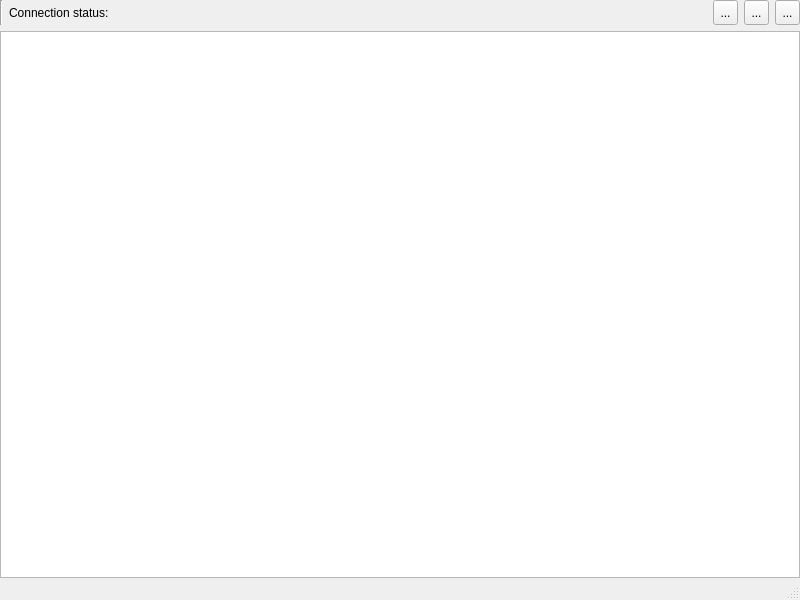
<?xml version="1.0" encoding="UTF-8"?>
<ui version="4.0">
 <class>MainWindow</class>
 <widget class="QMainWindow" name="MainWindow">
  <property name="geometry">
   <rect>
    <x>0</x>
    <y>0</y>
    <width>800</width>
    <height>600</height>
   </rect>
  </property>
  <property name="acceptDrops">
   <bool>false</bool>
  </property>
  <property name="windowTitle">
   <string>TT Processing Client</string>
  </property>
  <property name="windowIcon">
   <iconset resource="Resources.qrc">
    <normaloff>:/icons/icons/tasks_app_regular_icon_204842.png</normaloff>:/icons/icons/tasks_app_regular_icon_204842.png</iconset>
  </property>
  <widget class="QWidget" name="centralwidget">
   <layout class="QGridLayout" name="gridLayout">
    <property name="leftMargin">
     <number>0</number>
    </property>
    <property name="topMargin">
     <number>0</number>
    </property>
    <property name="rightMargin">
     <number>0</number>
    </property>
    <property name="bottomMargin">
     <number>0</number>
    </property>
    <item row="0" column="0">
     <layout class="QVBoxLayout" name="verticalLayout_2">
      <item>
       <layout class="QHBoxLayout" name="horizontalLayout">
        <item>
         <widget class="Line" name="line_2">
          <property name="orientation">
           <enum>Qt::Vertical</enum>
          </property>
         </widget>
        </item>
        <item>
         <widget class="QLabel" name="label">
          <property name="text">
           <string>Connection status:</string>
          </property>
         </widget>
        </item>
        <item>
         <widget class="QLabel" name="L_Status">
          <property name="minimumSize">
           <size>
            <width>20</width>
            <height>20</height>
           </size>
          </property>
          <property name="text">
           <string/>
          </property>
         </widget>
        </item>
        <item>
         <widget class="QLabel" name="L_DevName">
          <property name="text">
           <string/>
          </property>
         </widget>
        </item>
        <item>
         <spacer name="horizontalSpacer">
          <property name="orientation">
           <enum>Qt::Horizontal</enum>
          </property>
          <property name="sizeHint" stdset="0">
           <size>
            <width>40</width>
            <height>20</height>
           </size>
          </property>
         </spacer>
        </item>
        <item>
         <widget class="QToolButton" name="TB_Sync">
          <property name="minimumSize">
           <size>
            <width>25</width>
            <height>25</height>
           </size>
          </property>
          <property name="maximumSize">
           <size>
            <width>25</width>
            <height>25</height>
           </size>
          </property>
          <property name="text">
           <string>...</string>
          </property>
          <property name="icon">
           <iconset resource="Resources.qrc">
            <normaloff>:/icons/icons/no_Sync_Icon.png</normaloff>
            <normalon>:/icons/icons/approvals_app_regular_icon_205680.png</normalon>:/icons/icons/no_Sync_Icon.png</iconset>
          </property>
          <property name="iconSize">
           <size>
            <width>20</width>
            <height>20</height>
           </size>
          </property>
          <property name="checkable">
           <bool>true</bool>
          </property>
         </widget>
        </item>
        <item>
         <widget class="QToolButton" name="TB_Plot">
          <property name="minimumSize">
           <size>
            <width>25</width>
            <height>25</height>
           </size>
          </property>
          <property name="maximumSize">
           <size>
            <width>25</width>
            <height>25</height>
           </size>
          </property>
          <property name="text">
           <string>...</string>
          </property>
          <property name="icon">
           <iconset resource="Resources.qrc">
            <normaloff>:/icons/icons/up_graph_icon_217662.png</normaloff>:/icons/icons/up_graph_icon_217662.png</iconset>
          </property>
          <property name="iconSize">
           <size>
            <width>20</width>
            <height>20</height>
           </size>
          </property>
          <property name="checkable">
           <bool>true</bool>
          </property>
         </widget>
        </item>
        <item>
         <widget class="QToolButton" name="TB_DumpFile">
          <property name="minimumSize">
           <size>
            <width>25</width>
            <height>25</height>
           </size>
          </property>
          <property name="maximumSize">
           <size>
            <width>25</width>
            <height>25</height>
           </size>
          </property>
          <property name="text">
           <string>...</string>
          </property>
          <property name="icon">
           <iconset resource="Resources.qrc">
            <normaloff>:/icons/icons/document_save_regular_icon_205342.png</normaloff>:/icons/icons/document_save_regular_icon_205342.png</iconset>
          </property>
          <property name="iconSize">
           <size>
            <width>20</width>
            <height>20</height>
           </size>
          </property>
          <property name="checkable">
           <bool>true</bool>
          </property>
         </widget>
        </item>
       </layout>
      </item>
      <item>
       <widget class="QGraphicsView" name="graphicsView">
        <property name="optimizationFlags">
         <set>QGraphicsView::DontClipPainter</set>
        </property>
       </widget>
      </item>
     </layout>
    </item>
   </layout>
  </widget>
  <widget class="QMenuBar" name="menubar">
   <property name="geometry">
    <rect>
     <x>0</x>
     <y>0</y>
     <width>800</width>
     <height>20</height>
    </rect>
   </property>
  </widget>
  <widget class="QStatusBar" name="statusBar"/>
 </widget>
 <resources>
  <include location="Resources.qrc"/>
 </resources>
 <connections/>
</ui>
